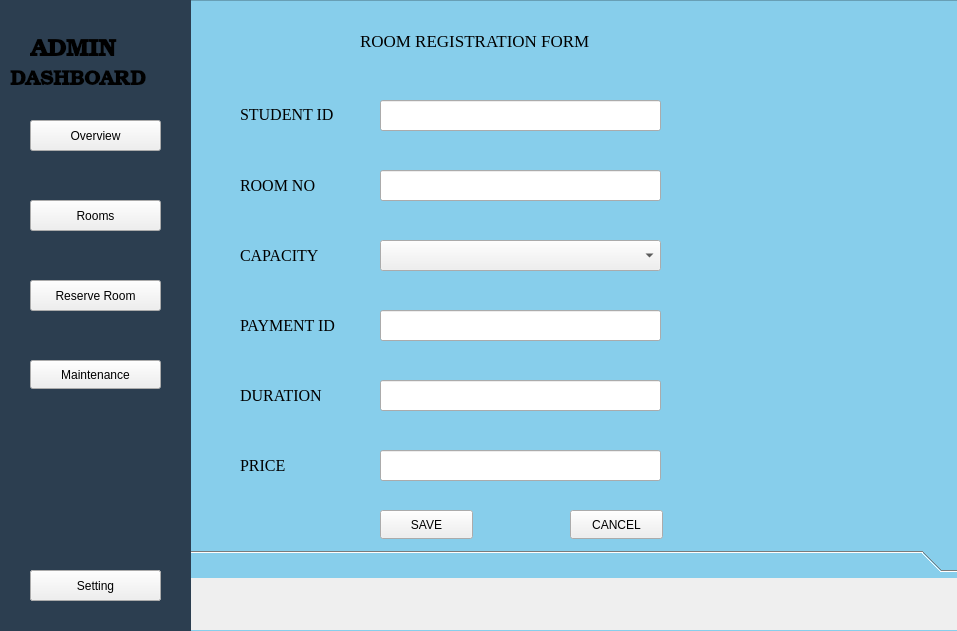
<?xml version="1.0" encoding="UTF-8"?>
<ui version="4.0">
 <class>ReserveRoom</class>
 <widget class="QDialog" name="ReserveRoom">
  <property name="geometry">
   <rect>
    <x>0</x>
    <y>0</y>
    <width>957</width>
    <height>631</height>
   </rect>
  </property>
  <property name="windowTitle">
   <string>Dialog</string>
  </property>
  <widget class="QPushButton" name="Maintenance_pushButton_4">
   <property name="geometry">
    <rect>
     <x>30</x>
     <y>320</y>
     <width>131</width>
     <height>29</height>
    </rect>
   </property>
   <property name="text">
    <string>Maintenance</string>
   </property>
  </widget>
  <widget class="QLabel" name="DashName_label_8">
   <property name="geometry">
    <rect>
     <x>10</x>
     <y>60</y>
     <width>171</width>
     <height>41</height>
    </rect>
   </property>
   <property name="font">
    <font>
     <family>Bookman Old Style</family>
     <pointsize>15</pointsize>
     <bold>true</bold>
    </font>
   </property>
   <property name="text">
    <string>DASHBOARD</string>
   </property>
  </widget>
  <widget class="QToolButton" name="toolButton">
   <property name="geometry">
    <rect>
     <x>30</x>
     <y>120</y>
     <width>131</width>
     <height>31</height>
    </rect>
   </property>
   <property name="text">
    <string>Overview</string>
   </property>
  </widget>
  <widget class="QPlainTextEdit" name="LeftSide_plainTextEdit">
   <property name="geometry">
    <rect>
     <x>0</x>
     <y>30</y>
     <width>191</width>
     <height>611</height>
    </rect>
   </property>
   <property name="styleSheet">
    <string notr="true">QPlainTextEdit {
    background-color: #2c3e50;  /* Dark blue-gray */
    color: white;               /* Text color */
    font-weight: bold;
    border: none;
}</string>
   </property>
  </widget>
  <widget class="QToolButton" name="Settings_toolButton">
   <property name="geometry">
    <rect>
     <x>30</x>
     <y>570</y>
     <width>131</width>
     <height>31</height>
    </rect>
   </property>
   <property name="text">
    <string>Setting</string>
   </property>
  </widget>
  <widget class="QPushButton" name="reserve_Button">
   <property name="geometry">
    <rect>
     <x>30</x>
     <y>280</y>
     <width>131</width>
     <height>31</height>
    </rect>
   </property>
   <property name="text">
    <string>Reserve Room</string>
   </property>
  </widget>
  <widget class="QPlainTextEdit" name="plainTextEdit">
   <property name="geometry">
    <rect>
     <x>0</x>
     <y>0</y>
     <width>1041</width>
     <height>641</height>
    </rect>
   </property>
   <property name="styleSheet">
    <string notr="true">QPlainTextEdit {
    background-color: skyblue;
}
</string>
   </property>
  </widget>
  <widget class="QLabel" name="DashName_label_7">
   <property name="geometry">
    <rect>
     <x>30</x>
     <y>30</y>
     <width>111</width>
     <height>41</height>
    </rect>
   </property>
   <property name="font">
    <font>
     <family>Bookman Old Style</family>
     <pointsize>18</pointsize>
     <bold>true</bold>
    </font>
   </property>
   <property name="text">
    <string>ADMIN</string>
   </property>
  </widget>
  <widget class="QToolButton" name="overview_Button">
   <property name="geometry">
    <rect>
     <x>30</x>
     <y>120</y>
     <width>131</width>
     <height>31</height>
    </rect>
   </property>
   <property name="text">
    <string>Overview</string>
   </property>
  </widget>
  <widget class="QPushButton" name="room_Button">
   <property name="geometry">
    <rect>
     <x>30</x>
     <y>200</y>
     <width>131</width>
     <height>31</height>
    </rect>
   </property>
   <property name="text">
    <string>Rooms</string>
   </property>
  </widget>
  <widget class="QPushButton" name="maintenance_Button">
   <property name="geometry">
    <rect>
     <x>30</x>
     <y>360</y>
     <width>131</width>
     <height>29</height>
    </rect>
   </property>
   <property name="text">
    <string>Maintenance</string>
   </property>
  </widget>
  <widget class="QToolButton" name="Settings_toolButton_2">
   <property name="geometry">
    <rect>
     <x>30</x>
     <y>570</y>
     <width>131</width>
     <height>31</height>
    </rect>
   </property>
   <property name="text">
    <string>Setting</string>
   </property>
  </widget>
  <widget class="QLabel" name="DashName_label_9">
   <property name="geometry">
    <rect>
     <x>10</x>
     <y>60</y>
     <width>171</width>
     <height>41</height>
    </rect>
   </property>
   <property name="font">
    <font>
     <family>Bookman Old Style</family>
     <pointsize>15</pointsize>
     <bold>true</bold>
    </font>
   </property>
   <property name="text">
    <string>DASHBOARD</string>
   </property>
  </widget>
  <widget class="QPlainTextEdit" name="LeftSide_plainTextEdit_2">
   <property name="geometry">
    <rect>
     <x>0</x>
     <y>0</y>
     <width>191</width>
     <height>641</height>
    </rect>
   </property>
   <property name="styleSheet">
    <string notr="true">QPlainTextEdit {
    background-color: #2c3e50;  /* Dark blue-gray */
    color: white;               /* Text color */
    font-weight: bold;
    border: none;
}</string>
   </property>
  </widget>
  <widget class="QLabel" name="header_label">
   <property name="geometry">
    <rect>
     <x>360</x>
     <y>20</y>
     <width>301</width>
     <height>41</height>
    </rect>
   </property>
   <property name="font">
    <font>
     <family>Times New Roman</family>
     <pointsize>13</pointsize>
    </font>
   </property>
   <property name="text">
    <string>ROOM REGISTRATION FORM</string>
   </property>
  </widget>
  <widget class="QToolBox" name="verticalToolBox">
   <property name="geometry">
    <rect>
     <x>140</x>
     <y>550</y>
     <width>821</width>
     <height>80</height>
    </rect>
   </property>
   <widget class="QWidget" name="verticalToolBoxPage1">
    <property name="geometry">
     <rect>
      <x>0</x>
      <y>0</y>
      <width>821</width>
      <height>45</height>
     </rect>
    </property>
    <attribute name="label">
     <string/>
    </attribute>
    <layout class="QVBoxLayout" name="verticalLayout"/>
   </widget>
  </widget>
  <widget class="QLabel" name="studentid_label">
   <property name="geometry">
    <rect>
     <x>240</x>
     <y>99</y>
     <width>121</width>
     <height>31</height>
    </rect>
   </property>
   <property name="font">
    <font>
     <family>Times New Roman</family>
     <pointsize>12</pointsize>
    </font>
   </property>
   <property name="text">
    <string>STUDENT ID</string>
   </property>
  </widget>
  <widget class="QLineEdit" name="studentid_lineEdit">
   <property name="geometry">
    <rect>
     <x>380</x>
     <y>100</y>
     <width>281</width>
     <height>31</height>
    </rect>
   </property>
  </widget>
  <widget class="QLabel" name="room_label">
   <property name="geometry">
    <rect>
     <x>240</x>
     <y>170</y>
     <width>121</width>
     <height>31</height>
    </rect>
   </property>
   <property name="font">
    <font>
     <family>Times New Roman</family>
     <pointsize>12</pointsize>
    </font>
   </property>
   <property name="text">
    <string>ROOM NO</string>
   </property>
  </widget>
  <widget class="QLabel" name="capacity_label">
   <property name="geometry">
    <rect>
     <x>240</x>
     <y>240</y>
     <width>121</width>
     <height>31</height>
    </rect>
   </property>
   <property name="font">
    <font>
     <family>Times New Roman</family>
     <pointsize>12</pointsize>
    </font>
   </property>
   <property name="text">
    <string>CAPACITY</string>
   </property>
  </widget>
  <widget class="QLabel" name="paymentid_label">
   <property name="geometry">
    <rect>
     <x>240</x>
     <y>310</y>
     <width>121</width>
     <height>31</height>
    </rect>
   </property>
   <property name="font">
    <font>
     <family>Times New Roman</family>
     <pointsize>12</pointsize>
    </font>
   </property>
   <property name="text">
    <string>PAYMENT ID</string>
   </property>
  </widget>
  <widget class="QLabel" name="duration_label">
   <property name="geometry">
    <rect>
     <x>240</x>
     <y>380</y>
     <width>121</width>
     <height>31</height>
    </rect>
   </property>
   <property name="font">
    <font>
     <family>Times New Roman</family>
     <pointsize>12</pointsize>
    </font>
   </property>
   <property name="text">
    <string>DURATION</string>
   </property>
  </widget>
  <widget class="QLabel" name="price_label">
   <property name="geometry">
    <rect>
     <x>240</x>
     <y>450</y>
     <width>121</width>
     <height>31</height>
    </rect>
   </property>
   <property name="font">
    <font>
     <family>Times New Roman</family>
     <pointsize>12</pointsize>
    </font>
   </property>
   <property name="text">
    <string>PRICE</string>
   </property>
  </widget>
  <widget class="QLineEdit" name="room_lineEdit">
   <property name="geometry">
    <rect>
     <x>380</x>
     <y>170</y>
     <width>281</width>
     <height>31</height>
    </rect>
   </property>
  </widget>
  <widget class="QLineEdit" name="paymentid_lineEdit">
   <property name="geometry">
    <rect>
     <x>380</x>
     <y>310</y>
     <width>281</width>
     <height>31</height>
    </rect>
   </property>
  </widget>
  <widget class="QLineEdit" name="duration_lineEdit">
   <property name="geometry">
    <rect>
     <x>380</x>
     <y>380</y>
     <width>281</width>
     <height>31</height>
    </rect>
   </property>
  </widget>
  <widget class="QLineEdit" name="price_lineEdit">
   <property name="geometry">
    <rect>
     <x>380</x>
     <y>450</y>
     <width>281</width>
     <height>31</height>
    </rect>
   </property>
  </widget>
  <widget class="QPushButton" name="save_Button">
   <property name="geometry">
    <rect>
     <x>380</x>
     <y>510</y>
     <width>93</width>
     <height>29</height>
    </rect>
   </property>
   <property name="text">
    <string>SAVE</string>
   </property>
  </widget>
  <widget class="QPushButton" name="cancel_Button">
   <property name="geometry">
    <rect>
     <x>570</x>
     <y>510</y>
     <width>93</width>
     <height>29</height>
    </rect>
   </property>
   <property name="text">
    <string>CANCEL</string>
   </property>
  </widget>
  <widget class="QComboBox" name="capacity_comboBox">
   <property name="geometry">
    <rect>
     <x>380</x>
     <y>240</y>
     <width>281</width>
     <height>31</height>
    </rect>
   </property>
  </widget>
  <zorder>plainTextEdit</zorder>
  <zorder>verticalToolBox</zorder>
  <zorder>LeftSide_plainTextEdit_2</zorder>
  <zorder>Maintenance_pushButton_4</zorder>
  <zorder>DashName_label_8</zorder>
  <zorder>toolButton</zorder>
  <zorder>LeftSide_plainTextEdit</zorder>
  <zorder>Settings_toolButton</zorder>
  <zorder>reserve_Button</zorder>
  <zorder>DashName_label_7</zorder>
  <zorder>overview_Button</zorder>
  <zorder>room_Button</zorder>
  <zorder>maintenance_Button</zorder>
  <zorder>Settings_toolButton_2</zorder>
  <zorder>DashName_label_9</zorder>
  <zorder>header_label</zorder>
  <zorder>studentid_label</zorder>
  <zorder>studentid_lineEdit</zorder>
  <zorder>room_label</zorder>
  <zorder>capacity_label</zorder>
  <zorder>paymentid_label</zorder>
  <zorder>duration_label</zorder>
  <zorder>price_label</zorder>
  <zorder>room_lineEdit</zorder>
  <zorder>paymentid_lineEdit</zorder>
  <zorder>duration_lineEdit</zorder>
  <zorder>price_lineEdit</zorder>
  <zorder>save_Button</zorder>
  <zorder>cancel_Button</zorder>
  <zorder>capacity_comboBox</zorder>
 </widget>
 <resources/>
 <connections/>
</ui>
